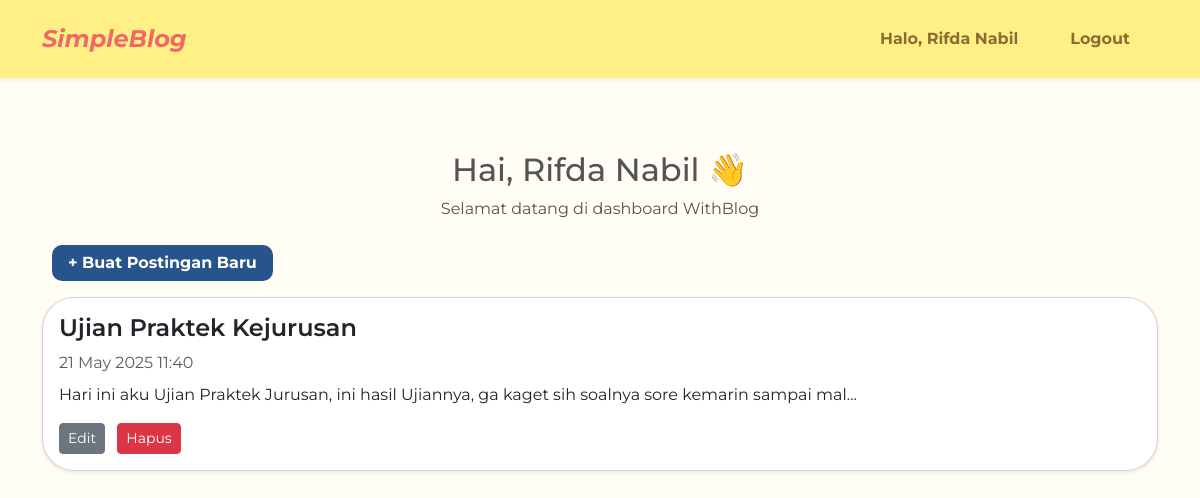
The app's page /dashboard.php (signed in) with its own data.
### tables this page shows
CREATE TABLE `posts` (
  `id` int NOT NULL,
  `user_id` int DEFAULT NULL,
  `category_id` int DEFAULT NULL,
  `title` varchar(255) DEFAULT NULL,
  `content` text,
  `create_at` datetime NOT NULL
);

### dashboard.php (the view, shortened to what this page needs)
<?php
require '../config/connection.php';
$fullname = $_SESSION['fullname'];
$user_id = $_SESSION['user_id'];
?>
<!DOCTYPE html>
<html lang="id">
<head>
  <link href="https://cdn.jsdelivr.net/npm/bootstrap@5.3.2/dist/css/bootstrap.min.css" rel="stylesheet">
  <link href="../assets/style.css" rel="stylesheet">
</head>
<body>
<nav class="navbar navbar-expand-lg py-3 shadow-sm">
  <div class="container">
    <a class="navbar-brand d-flex align-items-center" href="../beranda.php">
      <span class="fw-bold fs-4">SimpleBlog</span>
    </a>
    <ul class="navbar-nav d-flex align-items-center gap-3 mb-0 ms-auto">
      <?php if ($fullname): ?>
        <li class="nav-item d-flex align-items-center">
          <a class="nav-link px-2" href="dashboard.php">Halo, <?= htmlspecialchars($fullname) ?></a>
        </li>
        <li class="nav-item d-flex align-items-center">
          <a class="nav-link px-2" href="logout.php">Logout</a>
        </li>
      <?php endif; ?>
    </ul>
  </div>
</nav>
<button class="navbar-toggler" type="button" data-bs-toggle="collapse" data-bs-target="#mainNavbar">
  <span class="navbar-toggler-icon"></span>
</button>
<div class="container py-5">
  <div class="text-center mb-4">
    <h2>Hai, <?= htmlspecialchars($fullname) ?> 👋</h2>
    <p>Selamat datang di dashboard WithBlog</p>
  </div>
  <a href="create.php" class="btn btn-kb mb-3">+ Buat Postingan Baru</a>
  <?php
    $query = "SELECT * FROM posts WHERE user_id = $user_id ORDER BY create_at DESC";
    $result = mysqli_query($connect, $query);
  ?>
  <?php if (mysqli_num_rows($result) > 0): ?>
    <?php while ($row = mysqli_fetch_assoc($result)): ?>
      <div class="card mb-4 shadow-sm">
        <div class="card-body">
          <h4 class="card-title fw-semibold"><?= htmlspecialchars($row['title']) ?></h4>
          <p class="text-muted mb-2"><?= date('d M Y H:i', strtotime($row['create_at'])) ?></p>
          <p class="card-text"><?= nl2br(htmlspecialchars(substr($row['content'], 0, 100))) ?>...</p>
        <a href="edit.php?id=<?= $row['id'] ?>" class="btn btn-secondary btn-sm me-2">Edit</a>
        <a href="delete.php?id=<?= $row['id'] ?>" class="btn btn-danger btn-sm" onclick="return confirm('Yakin ingin menghapus?')">Hapus</a>
        </div>
      </div>
    <?php endwhile; ?>
<?php else: ?>
    <p>Kamu belum membuat postingan apa pun.</p>
<?php endif;
?>

### style.css (style rules this page uses)
body { background-color: #FFFDF4; font-family: 'Montserrat', sans-serif; color: #545454; }
.navbar { background-color: #FFF085; font-weight: 600; }
.navbar-brand { font-style: italic; color: #F16767 !important; }
.nav-link { color: #8d6b34 !important; font-weight: bold; margin-right: 20px; }
.btn-kb { background-color: #27548A ; color: white; font-weight: bold; border-radius: 10px; padding: 6px 16px; border: none; margin-left: 10px; }
.card { border-radius: 2rem; }

### records on screen
posts: title "Ujian Praktek Kejurusan", create_at "21 May 2025 11:40", content "Hari ini aku Ujian Praktek Jurusan, ini hasil Ujiannya, ga kaget sih soalnya sore kemarin sampai mal"

### other values on screen
$fullname "Rifda Nabil"
